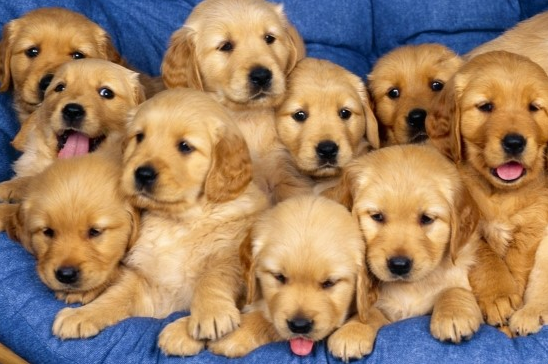
#> input picture workspace/python/18_computer_vision/images/dog.bmp, 548 x 364 px
$ python 01_opencv.py
#> lines starting #> are read from the running program, lines starting #| are printed output that depends on the picture
import cv2
from pathlib import Path

# print(Path().cwd())

img_path = Path() / ".." / "images" / "dog.bmp"

print(img_path.cwd())

img = cv2.imread(img_path)
#> img is the input picture: shape (364, 548, 3); mean B, G, R 100.4, 128.9, 159

print(type(img))
#| <class 'numpy.ndarray'>
print(img.shape)
#| (364, 548, 3)

cv2.imshow("show", img[::-1, :])
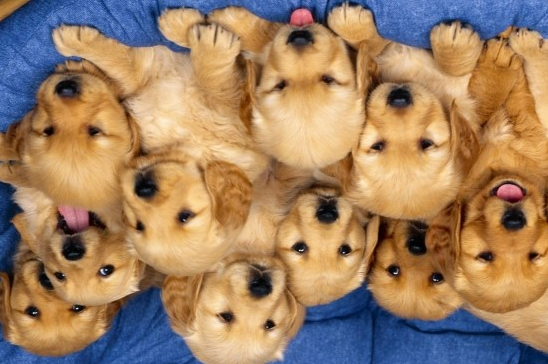
#> window 'show': shape (364, 548, 3); mean B, G, R 100.4, 128.9, 159

cv2.waitKey(0)
cv2.destroyAllWindows()

$ run again, with workspace/python/18_computer_vision/images/field.bmp copied over workspace/python/18_computer_vision/images/dog.bmp
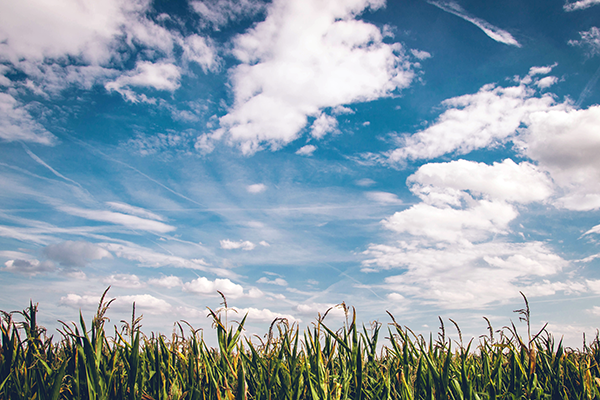
#> input picture workspace/python/18_computer_vision/images/field.bmp, 600 x 400 px
#> img is the input picture: shape (400, 600, 3); mean B, G, R 173.2, 160.3, 141.8
#| <class 'numpy.ndarray'>
#| (400, 600, 3)
#> `cv2.imshow("show", img[::-1, :])`:
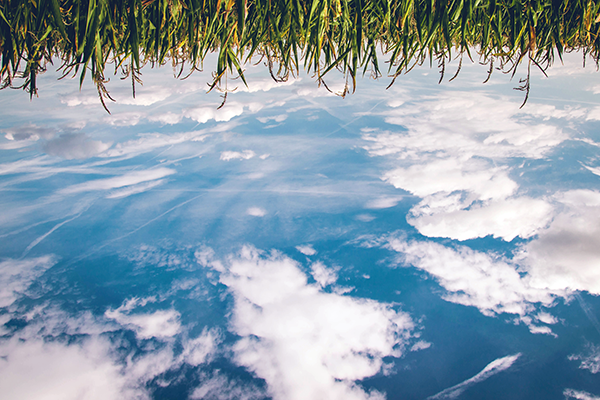
#> window 'show': shape (400, 600, 3); mean B, G, R 173.2, 160.3, 141.8
